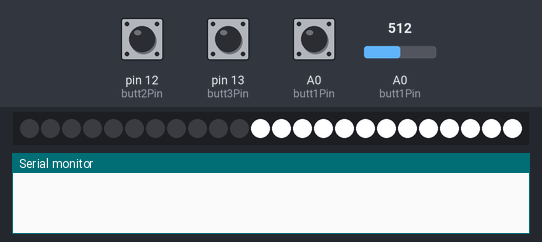
The sketch below on a simulated Arduino Uno, built with avr-gcc and run on an emulated ATmega328P. On the bench: 24 RGB LEDs in strip order, left to right, the last lines printed to the serial monitor. Inputs (shaded band) come from the test bench; at power-on: A0 (butt1Pin) HIGH, A0 (butt1Pin) = 512, pin 12 (butt2Pin) HIGH, pin 13 (butt3Pin) HIGH. Dim RGB values are drawn brighter than linear.

Above: at 1.2 s.
1.3 s: A0 (butt1Pin) pulled LOW for 0.15 s
At 1.39 s:
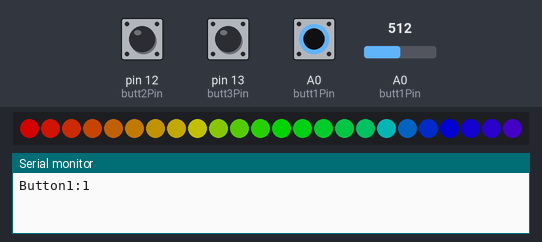
2.0 s: A0 (butt1Pin) set to 0
At 3.1 s:
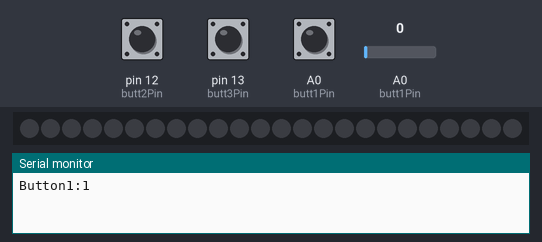
3.5 s: A0 (butt1Pin) set to 122
At 3.55 s:
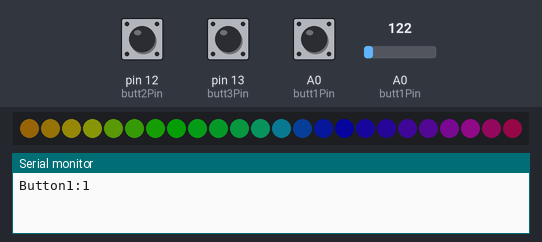
5.1 s: A0 (butt1Pin) set to 306
At 5.11 s:
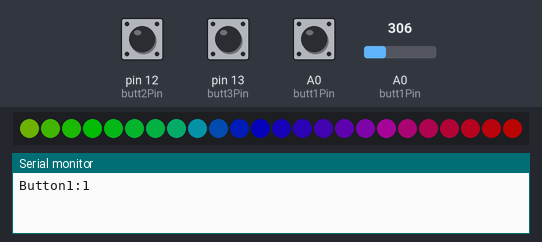
6.8 s: A0 (butt1Pin) set to 122
At 6.81 s:
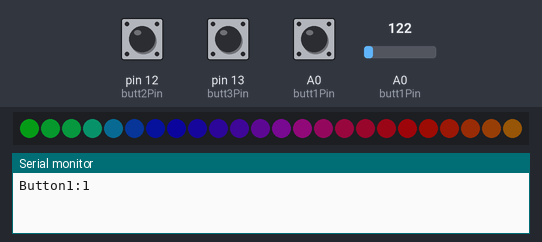
8.4 s: A0 (butt1Pin) set to 511
At 8.42 s:
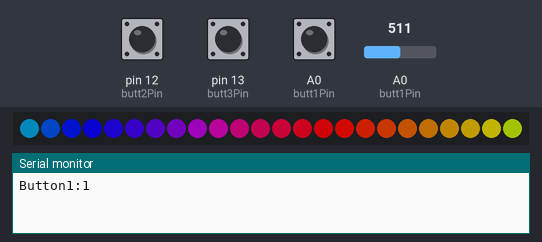

The sketch:

woodArc3.ino
```cpp
/*
 * For use with "woodArc3" lamp.
 * Tod Kurt / todbot.com
 * Uses ESP8266 D1 Mini driving single SK6812WWA strip, split into two with a NeoJoint
 */

#include <NeoPixelBus.h>
#include <Bounce2.h>

//#define FASTLED_ALLOW_INTERRUPTS 0
#define FASTLED_INTERNAL
#include "FastLED.h"
FASTLED_USING_NAMESPACE

#define ARRAY_SIZE(A) (sizeof(A) / sizeof((A)[0]))

const int NUM_LEDS = 24;

const int ledPin = 2;
const int led2Pin = 0;
const int butt1Pin = 14;
const int butt2Pin = 12;
const int butt3Pin = 13;
const int potPin = A0;

CRGB leds[NUM_LEDS];

const int FRAMES_PER_SECOND = 60;


NeoPixelBus<NeoGrbFeature, NeoEsp8266Uart800KbpsMethod> strip(NUM_LEDS, ledPin);
Bounce debouncer1 = Bounce();
Bounce debouncer2 = Bounce();
Bounce debouncer3 = Bounce();


float potval;
float lastval;
CRGB gColors[] = {
    CRGB(255,255,255),

    CRGB(  0,255,255),
    CRGB(255,  0,255),
    CRGB(255,255,  0),

    CRGB(  0,  0,255),
    CRGB(  0,255,  0),
    CRGB(255,  0,  0)
};
CRGB gColor = gColors[0];
int gColorsPos = 0;

// List of patterns to cycle through.  Each is defined as a separate function below.
typedef void (*SimplePatternList[])();
void modeLamp();
void modeRainbow();
//void modeSinelon();
SimplePatternList gModes = { modeLamp, modeRainbow };
uint8_t gMode = 0;

//
void setup()
{
    Serial.begin(115200);
    delay(1);

    pinMode(potPin, INPUT);
    pinMode(butt1Pin, INPUT_PULLUP);
    pinMode(butt2Pin, INPUT_PULLUP);
    pinMode(butt3Pin, INPUT_PULLUP);


    debouncer1.attach(butt1Pin);
    debouncer1.interval(50); // interval in ms
    debouncer2.attach(butt2Pin);
    debouncer2.interval(50); // interval in ms
    debouncer3.attach(butt3Pin);
    debouncer3.interval(50); // interval in ms

    // this resets all the neopixels to an off state
    strip.Begin();
    strip.Show();
}

//
void loop()
{
    updateInterface();

    EVERY_N_MILLISECONDS( 50 ) {

        // call current mode function, updating leds array
        gModes[ gMode ]();

//        blur1d( leds, NUM_LEDS, 128);  // blur things a bit
        copyPixels();

    }

    strip.Show();
    delay( 1000 / FRAMES_PER_SECOND );

}

void modeRainbow()
{
    static uint8_t hue;
    // FastLED's built-in rainbow generator
    fill_rainbow( leds, NUM_LEDS, hue++, 8);
    for( int i=0; i<NUM_LEDS; i++) {
        leds[i] %= potval/4; // dim some percentage
    }
}

void modeLamp()
{
    int l0 = map( potval, 1023,0, 0,1023); // reverse
    int l1 = map(map(potval, 1023,0, 0,NUM_LEDS), 0,NUM_LEDS, 0,1023); // reverse, scale, reverse,scale
    int dl = l0-l1;  // delta between actual and scaled
    int llbri = map( dl, 0, (1023/NUM_LEDS)+1, 255,0 );

    // reverse & scale
    int l = map(potval, 1023,0, 0,NUM_LEDS); // reverse & scale

    lastval = smooth(l, lastval);

//    fadeToBlackBy(leds, NUM_LEDS, 25);
    fill_solid(leds, NUM_LEDS, CRGB::Black);
    fill_solid(leds+l, NUM_LEDS-l, gColor);

    // slowly turn on next pixel
    CRGB c2 = gColor;
    c2.subtractFromRGB(255-llbri);
    fill_solid(leds+l-1, 1, c2);
//    CRGB c3 = c2;
//     c3 /= 2; // .subtractFromRGB(255-llbri);
//     fill_solid(leds+l-2, 1, c3);

}

void debugPrint()
{
    Serial.print(F("mode:")); Serial.print(gMode); Serial.print(F(":"));
    Serial.print(debouncer1.read()); Serial.print(F(","));
    Serial.print(debouncer2.read()); Serial.print(F(","));
    Serial.print(debouncer3.read()); Serial.print(F(":"));

    Serial.print(potval); Serial.print(F(" : "));
//    Serial.print(lastval); Serial.print(F(" : "));
//    Serial.print(dl); Serial.print(F(" : "));
//    Serial.print(llbri); Serial.print(F(" : "));
//    Serial.print(l);
    Serial.println();
    //  512 - 11.69 - 1,1,1 - 43 - -6 - 11  // negative?
}

void updateInterface()
{
    potval = analogRead( potPin );

    debouncer1.update();
    debouncer2.update();
    debouncer3.update();

    if( debouncer1.fell() ) {
        gMode = (gMode+1) % ARRAY_SIZE(gModes);
        Serial.print(F("Button1:")); Serial.println(gMode);
    }

    if( debouncer2.fell() ) {
        gColorsPos = (gColorsPos+1) % ARRAY_SIZE(gColors); // wrap around
        gColor = gColors[ gColorsPos ];
        Serial.print(F("Button2:")); Serial.println(gColorsPos);
    }

    if( debouncer3.fell() ) {
        Serial.println(F("Button3!"));
    }

//    EVERY_N_MILLISECONDS(50) {
//    }

}

float smooth(float val, float last)
{
    return last + ((val - last) * 0.3);
}

// convert FastLED pixels to whatever we're using (NeoPixelBus in this case)
void copyPixels()
{
    for( int i=0; i<NUM_LEDS; i++) {
        CRGB c0 = leds[i];
        RgbColor c(c0.r, c0.g, c0.b);
        strip.SetPixelColor(i, c);
    }

}
```

Measured:
- after the input at 1.3 s, the LEDs: change after 0.08 s (image 1)
- after the input at 2.0 s, the LEDs: change at once (image 2)
- after the input at 3.5 s, the LEDs: change at once (image 3)
